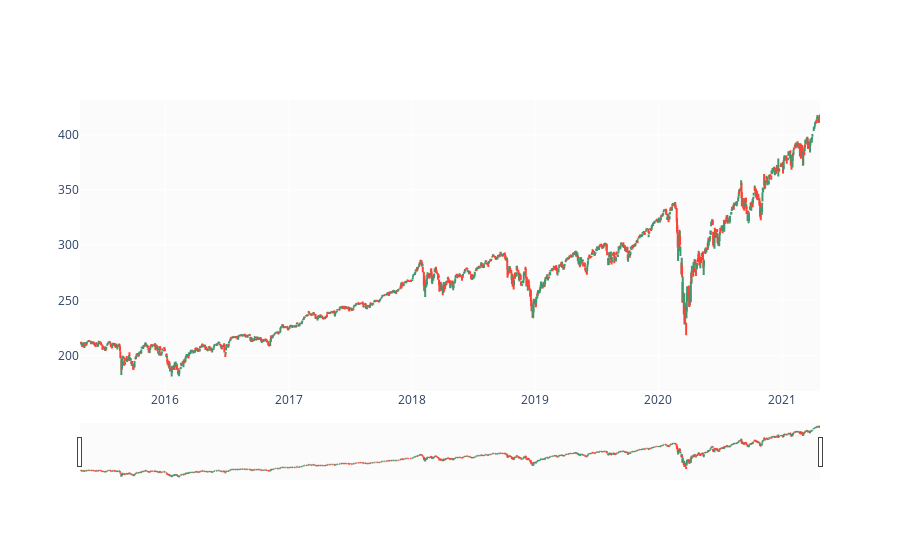

The code cell stored with this chart in its notebook:
### Code cell
# OHLC (open/high/low/close)
fig = make_subplots(rows=1, cols=1)
fig.add_trace(go.Ohlc(x=spy_df.Date,
                      open=spy_df.Open,
                      high=spy_df.High,
                      low=spy_df.Low,
                      close=spy_df.Close,
                      name='Price'), row=1, col=1)

### Figure 1 — Plotly figure (JSON) as saved in the notebook; plotly's stock layout.template omitted (floating-point values rounded to 4 significant figures; data arrays with more than 128 entries replaced by an {"elided": "..."} marker saying what was removed)
{"data": [{"close": {"elided": "1511 float values"}, "high": {"elided": "1511 float values"}, "low": {"elided": "1511 float values"}, "name": "Price", "open": {"elided": "1511 float values"}, "type": "ohlc", "x": {"elided": "1511 str values"}, "xaxis": "x", "yaxis": "y"}], "layout": {"xaxis": {"anchor": "y", "domain": [0, 1]}, "yaxis": {"anchor": "x", "domain": [0, 1]}}}
